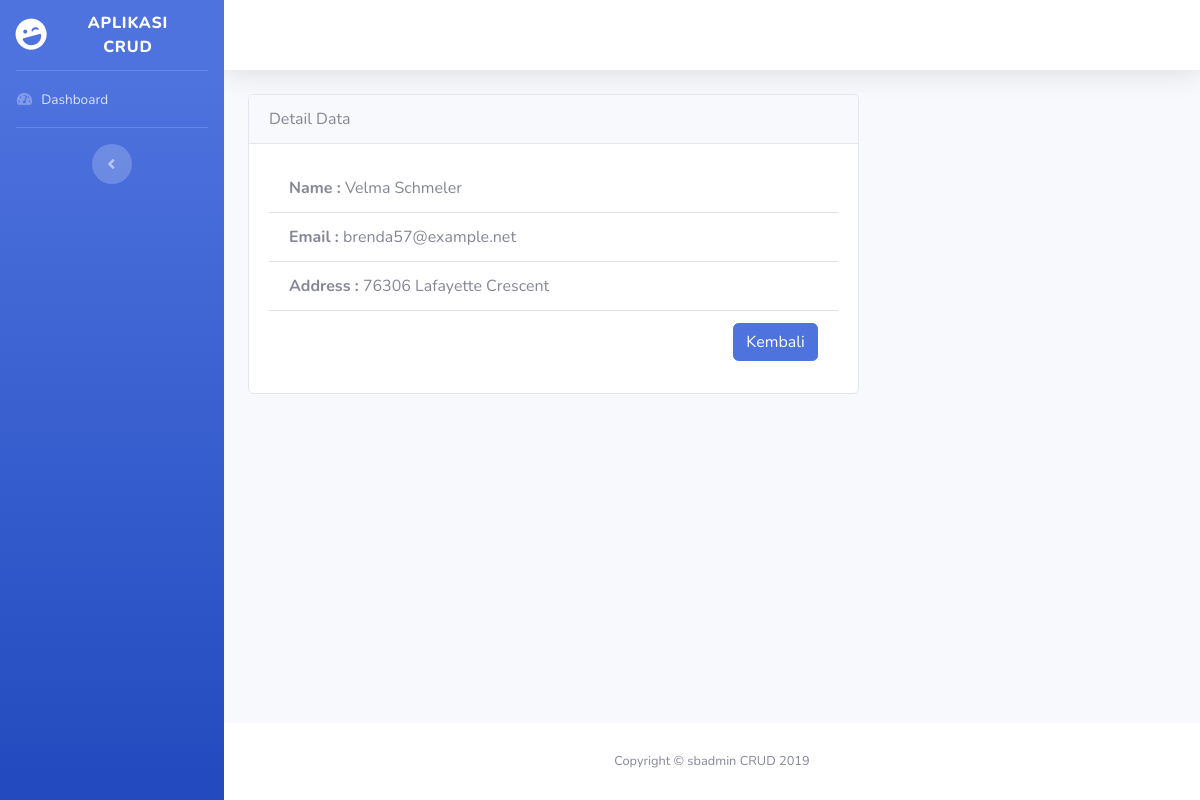
Screenshot of /home/detailData/6 with the database file from the repository.
### tables this page shows
CREATE TABLE `peoples` (
  `id` int(9) UNSIGNED NOT NULL,
  `name` varchar(100) NOT NULL,
  `address` varchar(255) NOT NULL,
  `email` varchar(100) NOT NULL
);

### application/controllers/Home.php (called while the page is built, shortened)
<?php
class Home extends CI_Controller
{
    public function __construct()
    {
        $this->load->model('Peoples_model');
        $this->load->library('form_validation');
    }
    public function detailData($id)
    {
        $data['peoples'] = $this->Peoples_model->getDataById($id);
        $data['title'] = 'Detail Data';
        $this->load->view('templates/header', $data);
        $this->load->view('templates/sidebar');
        $this->load->view('templates/topbar');
        $this->load->view('home/detail', $data);
        $this->load->view('templates/footer');
    }
}

### index.php (called while the page is built, shortened)
<?php
require_once BASEPATH.'core/CodeIgniter.php';

### application/models/Peoples_model.php (called while the page is built, shortened)
<?php
class Peoples_model extends CI_model
{
    public function getDataById($id)
    {
        return $this->db->get_where('peoples', ['id' => $id])->row_array();
    }
}

### application/views/home/detail.php (the view)
<div class="container-fluid">
    <div class="row">
        <div class="col-md-8">
            <div class="card">
                <div class="card-header">
                    Detail Data
                </div>
                <div class="card-body">
                    <ul class="list-group list-group-flush">
                        <li class="list-group-item"><b>Name :</b> <?= $peoples['name']; ?></li>
                        <li class="list-group-item"><b>Email :</b> <?= $peoples['email']; ?></li>
                        <li class="list-group-item"><b>Address :</b> <?= $peoples['address']; ?></li>
                        <li class="list-group-item"><a href="<?= base_url('home'); ?>" class="btn btn-primary float-right">Kembali</a></li>
                    </ul>
                </div>
            </div>
        </div>
    </div>
</div>
</div>

### rows the page displays
peoples: name "Velma Schmeler", email "brenda57@example.net", address "76306 Lafayette Crescent"
